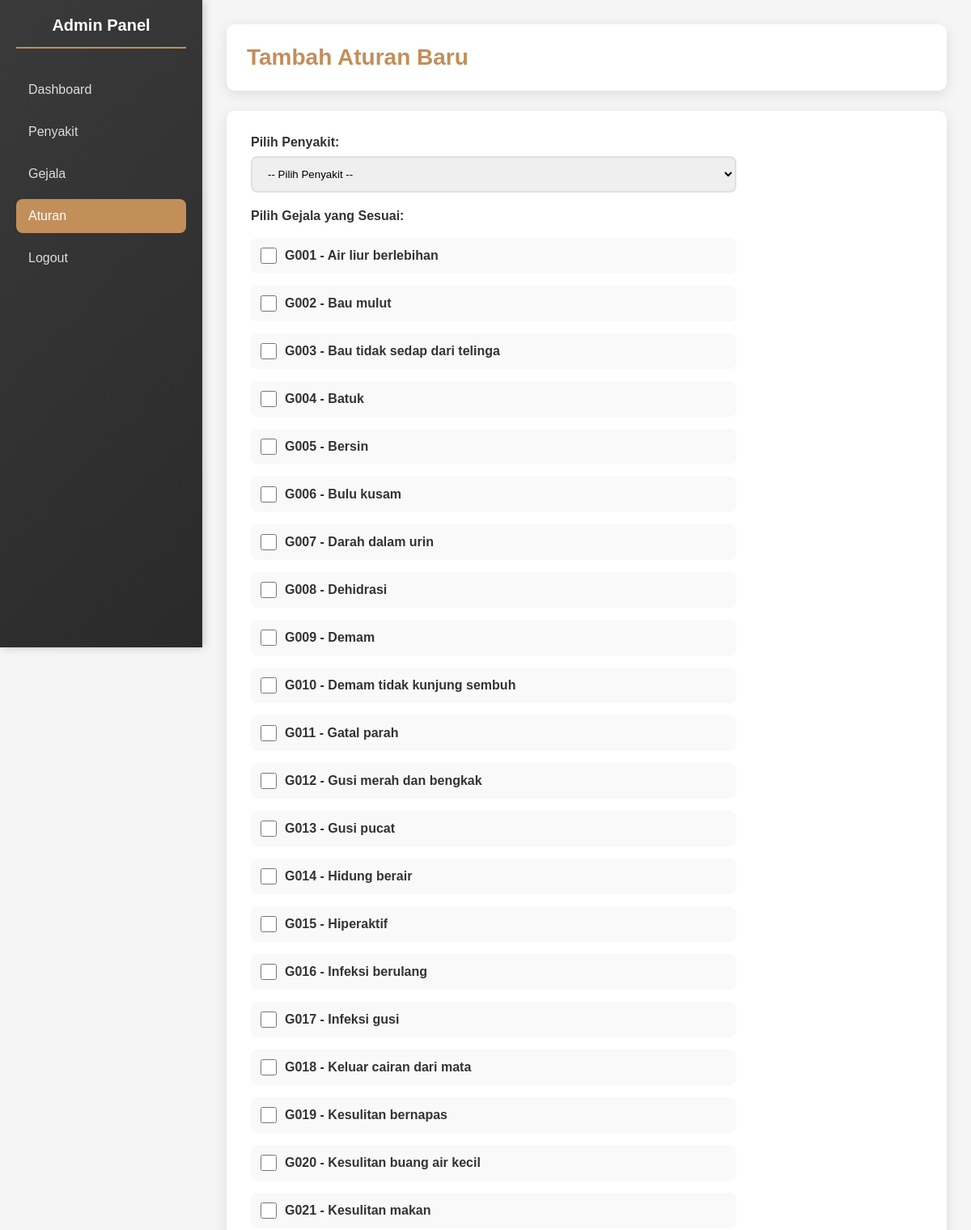
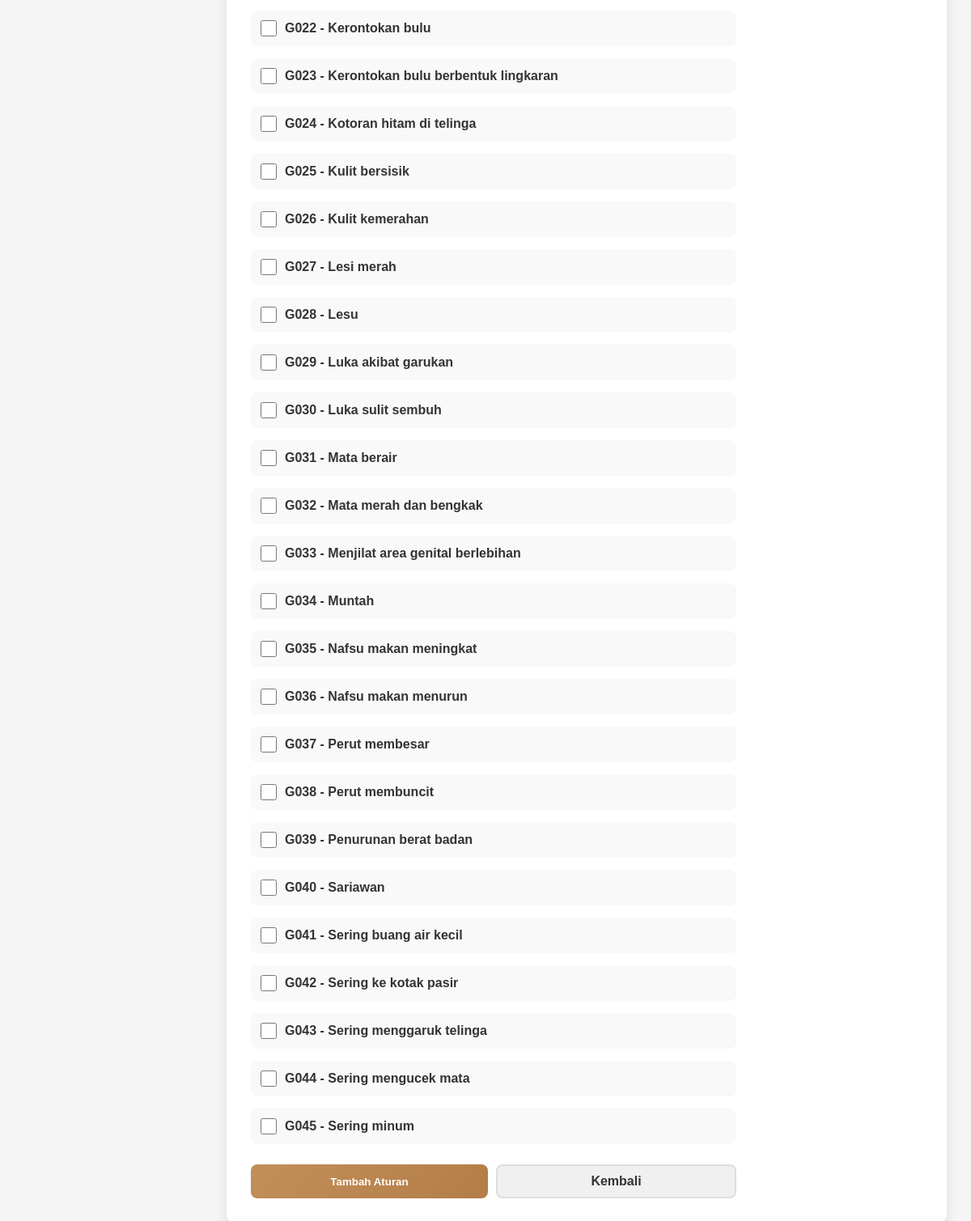
Page /admin/rule_add.php on the committed database (2 pictures, top to bottom).
### tables this page shows
CREATE TABLE symptom (
    id INT AUTO_INCREMENT PRIMARY KEY,
    code VARCHAR(10),
    name VARCHAR(200)
);

### admin/rule_add.php (the view, shortened to what this page needs)
<?php
require_once "../inc/config.php";
$symptoms = $pdo->query("SELECT * FROM symptom ORDER BY code")->fetchAll(PDO::FETCH_ASSOC);
?>
<!DOCTYPE html>
<html>
<head>
    <link rel="stylesheet" href="../assets/admin/style.css">
</head>
<body>
<div class="sidebar">
    <h2>Admin Panel</h2>
    <nav>
        <a href="dashboard.php">Dashboard</a>
        <a href="diseases.php">Penyakit</a>
        <a href="symtomps.php">Gejala</a>
        <a href="rules.php" class="active">Aturan</a>
        <a href="logout.php">Logout</a>
    </nav>
</div>
<div class="main-content">
    <div class="header">
        <h1>Tambah Aturan Baru</h1>
    </div>
    <div class="container">
        <form method="POST" class="form">
            <div class="form-group">
                <label for="disease_id">Pilih Penyakit:</label>
                <select id="disease_id" name="disease_id" required>
                    <option value="">-- Pilih Penyakit --</option>
                </select>
            </div>
            <div class="form-group">
                <label>Pilih Gejala yang Sesuai:</label>
                <div class="checkbox-group">
                    <?php foreach ($symptoms as $symptom): ?>
                        <div class="checkbox-item">
                            <input type="checkbox" id="symptom_<?php echo $symptom['id']; ?>"
                                   name="symptom_ids[]" value="<?php echo $symptom['id']; ?>">
                            <label for="symptom_<?php echo $symptom['id']; ?>">
                                <?php echo htmlspecialchars($symptom['code'] . ' - ' . $symptom['name']); ?>
                            </label>
                        </div>
                    <?php endforeach; ?>
                </div>
            </div>
            <div class="form-actions">
                <button type="submit" class="btn btn-primary">Tambah Aturan</button>
                <a href="rules.php" class="btn btn-secondary">Kembali</a>
            </div>
        </form>
    </div>
</div>
</body>
</html>

### assets/admin/style.css (style rules this page uses)
* { margin: 0; padding: 0; box-sizing: border-box; }
body { font-family: 'Poppins', sans-serif; background: #f5f5f5; color: #333; }
.sidebar { position: fixed; left: 0; top: 0; width: 250px; height: 100vh; background: linear-gradient(135deg, #3a3a3a 0%, #2a2a2a 100%); color: white; padding: 20px; box-shadow: 2px 0 10px rgba(0, 0, 0, 0.2); overflow-y: auto; }
.sidebar h2 { margin-bottom: 30px; font-size: 20px; text-align: center; border-bottom: 2px solid #C28F5A; padding-bottom: 15px; }
.sidebar nav { display: flex; flex-direction: column; gap: 10px; }
.sidebar nav a { padding: 12px 15px; color: #ddd; text-decoration: none; border-radius: 8px; transition: all 0.3s ease; display: block; }
.sidebar nav a.active { background: #C28F5A; color: white; }
.main-content { margin-left: 250px; padding: 30px; min-height: 100vh; }
.header { background: white; padding: 25px; border-radius: 10px; margin-bottom: 25px; box-shadow: 0 4px 15px rgba(0, 0, 0, 0.1); display: flex; justify-content: space-between; align-items: center; }
.header h1 { color: #C28F5A; font-size: 28px; }
.container { background: white; padding: 30px; border-radius: 10px; box-shadow: 0 4px 15px rgba(0, 0, 0, 0.1); }
.form { max-width: 600px; }
.form-group { margin-bottom: 20px; display: flex; flex-direction: column; }
.form-group label { font-weight: 600; margin-bottom: 8px; color: #333; }
.form-group input, .form-group select, .form-group textarea { padding: 12px 15px; border: 2px solid #e0e0e0; border-radius: 8px; font-family: 'Poppins', sans-serif; transition: all 0.3s ease; }
.checkbox-group { display: grid; grid-template-columns: repeat(auto-fill, minmax(300px, 1fr)); gap: 15px; margin-top: 10px; }
.checkbox-item { display: flex; align-items: center; gap: 10px; padding: 12px; background: #f9f9f9; border-radius: 8px; transition: all 0.3s ease; }
.checkbox-item input[type="checkbox"] { width: 20px; height: 20px; cursor: pointer; accent-color: #C28F5A; }
.checkbox-item label { margin: 0; cursor: pointer; flex: 1; }
.btn { padding: 10px 20px; border: none; border-radius: 8px; cursor: pointer; font-weight: 600; text-decoration: none; display: inline-block; transition: all 0.3s ease; font-family: 'Poppins', sans-serif; text-align: center; }
.btn-primary { background: linear-gradient(135deg, #C28F5A 0%, #B37D47 100%); color: white; }
.btn-secondary { background: #f0f0f0; color: #333; border: 2px solid #ddd; }
.form-actions { display: flex; gap: 10px; margin-top: 25px; }
.form-actions button, .form-actions a { flex: 1; }

### rows in the picture
symptom: code+name "G001 - Air liur berlebihan"
symptom: code+name "G002 - Bau mulut"
symptom: code+name "G003 - Bau tidak sedap dari telinga"
symptom: code+name "G004 - Batuk"
symptom: code+name "G005 - Bersin"
symptom: code+name "G006 - Bulu kusam"
symptom: code+name "G007 - Darah dalam urin"
symptom: code+name "G008 - Dehidrasi"
symptom: code+name "G009 - Demam"
symptom: code+name "G010 - Demam tidak kunjung sembuh"
symptom: code+name "G011 - Gatal parah"
symptom: code+name "G012 - Gusi merah dan bengkak"
symptom: code+name "G013 - Gusi pucat"
symptom: code+name "G014 - Hidung berair"
symptom: code+name "G015 - Hiperaktif"
symptom: code+name "G016 - Infeksi berulang"
symptom: code+name "G017 - Infeksi gusi"
symptom: code+name "G018 - Keluar cairan dari mata"
symptom: code+name "G019 - Kesulitan bernapas"
symptom: code+name "G020 - Kesulitan buang air kecil"
symptom: code+name "G021 - Kesulitan makan"
symptom: code+name "G022 - Kerontokan bulu"
symptom: code+name "G023 - Kerontokan bulu berbentuk lingkaran"
symptom: code+name "G024 - Kotoran hitam di telinga"
symptom: code+name "G025 - Kulit bersisik"
symptom: code+name "G026 - Kulit kemerahan"
symptom: code+name "G027 - Lesi merah"
symptom: code+name "G028 - Lesu"
symptom: code+name "G029 - Luka akibat garukan"
symptom: code+name "G030 - Luka sulit sembuh"
symptom: code+name "G031 - Mata berair"
symptom: code+name "G032 - Mata merah dan bengkak"
symptom: code+name "G033 - Menjilat area genital berlebihan"
symptom: code+name "G034 - Muntah"
symptom: code+name "G035 - Nafsu makan meningkat"
symptom: code+name "G036 - Nafsu makan menurun"
symptom: code+name "G037 - Perut membesar"
symptom: code+name "G038 - Perut membuncit"
symptom: code+name "G039 - Penurunan berat badan"
symptom: code+name "G040 - Sariawan"
symptom: code+name "G041 - Sering buang air kecil"
symptom: code+name "G042 - Sering ke kotak pasir"
symptom: code+name "G043 - Sering menggaruk telinga"
symptom: code+name "G044 - Sering mengucek mata"
symptom: code+name "G045 - Sering minum"
